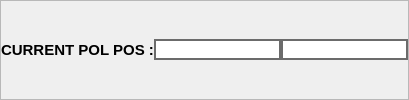
                         <widget class="QFrame" name="frame_73">
                          <property name="frameShape">
                           <enum>QFrame::StyledPanel</enum>
                          </property>
                          <property name="frameShadow">
                           <enum>QFrame::Raised</enum>
                          </property>
                          <layout class="QHBoxLayout" name="horizontalLayout_98">
                           <property name="spacing">
                            <number>0</number>
                           </property>
                           <property name="leftMargin">
                            <number>0</number>
                           </property>
                           <property name="topMargin">
                            <number>3</number>
                           </property>
                           <property name="rightMargin">
                            <number>0</number>
                           </property>
                           <property name="bottomMargin">
                            <number>3</number>
                           </property>
                           <item>
                            <widget class="QLabel" name="label_205">
                             <property name="font">
                              <font>
                               <pointsize>11</pointsize>
                               <weight>75</weight>
                               <bold>true</bold>
                              </font>
                             </property>
                             <property name="text">
                              <string>CURRENT POL POS :</string>
                             </property>
                            </widget>
                           </item>
                           <item alignment="Qt::AlignRight">
                            <widget class="QLineEdit" name="currPolMax">
                             <property name="font">
                              <font>
                               <pointsize>10</pointsize>
                               <weight>75</weight>
                               <bold>true</bold>
                              </font>
                             </property>
                             <property name="styleSheet">
                              <string notr="true">border: 2px solid  rgb(107, 107, 107)
</string>
                             </property>
                             <property name="maxLength">
                              <number>6</number>
                             </property>
                             <property name="alignment">
                              <set>Qt::AlignCenter</set>
                             </property>
                             <property name="readOnly">
                              <bool>false</bool>
                             </property>
                            </widget>
                           </item>
                           <item alignment="Qt::AlignRight">
                            <widget class="QLineEdit" name="currPolMin">
                             <property name="font">
                              <font>
                               <pointsize>10</pointsize>
                               <weight>75</weight>
                               <bold>true</bold>
                              </font>
                             </property>
                             <property name="styleSheet">
                              <string notr="true">border: 2px solid  rgb(107, 107, 107)
</string>
                             </property>
                             <property name="maxLength">
                              <number>6</number>
                             </property>
                             <property name="alignment">
                              <set>Qt::AlignCenter</set>
                             </property>
                             <property name="readOnly">
                              <bool>false</bool>
                             </property>
                            </widget>
                           </item>
                          </layout>
                         </widget>
